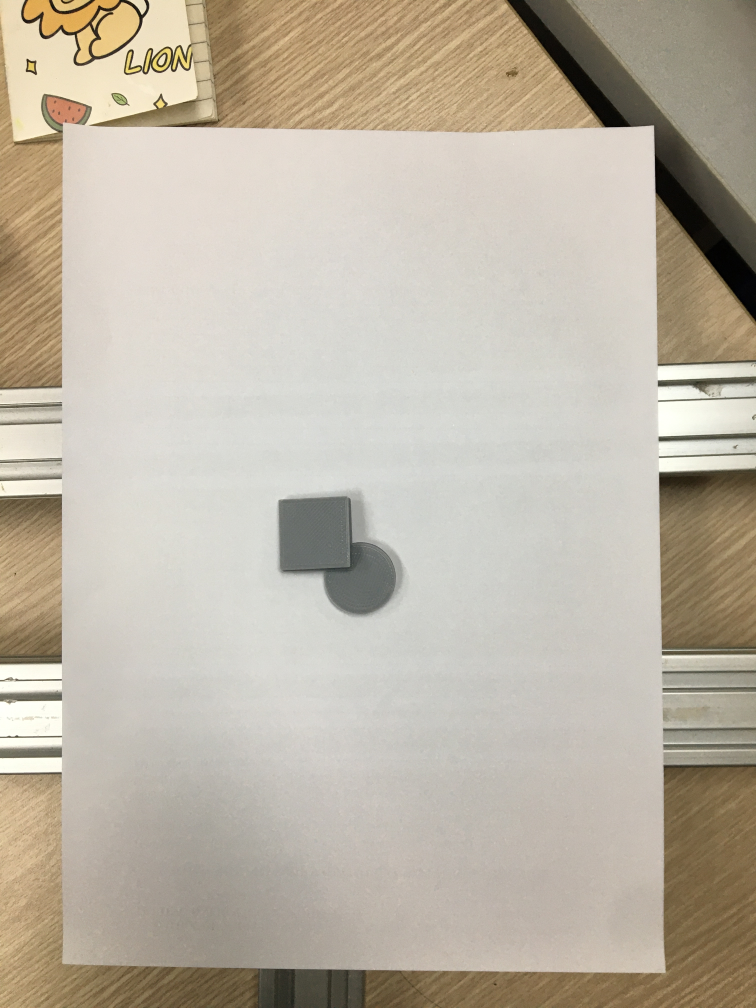
#> input picture test_image/IMG_8615.JPG, 3024 x 4032 px (shown at 1/4 size)
$ python test_circle.py
#> lines starting #> are read from the running program, lines starting #| are printed output that depends on the picture; after the words box and inside, x2 and y2 are one past the last pixel; in counts of white or black regions, pixels touching at a corner belong together
import cv2
import numpy as np
import matplotlib.pyplot as plt


planets	= cv2.imread("./test_image/IMG_8615.JPG")
#> planets is the input picture: shape (4032, 3024, 3); mean B, G, R 165, 180, 188.7
planets = planets[900:3600,400:2400]
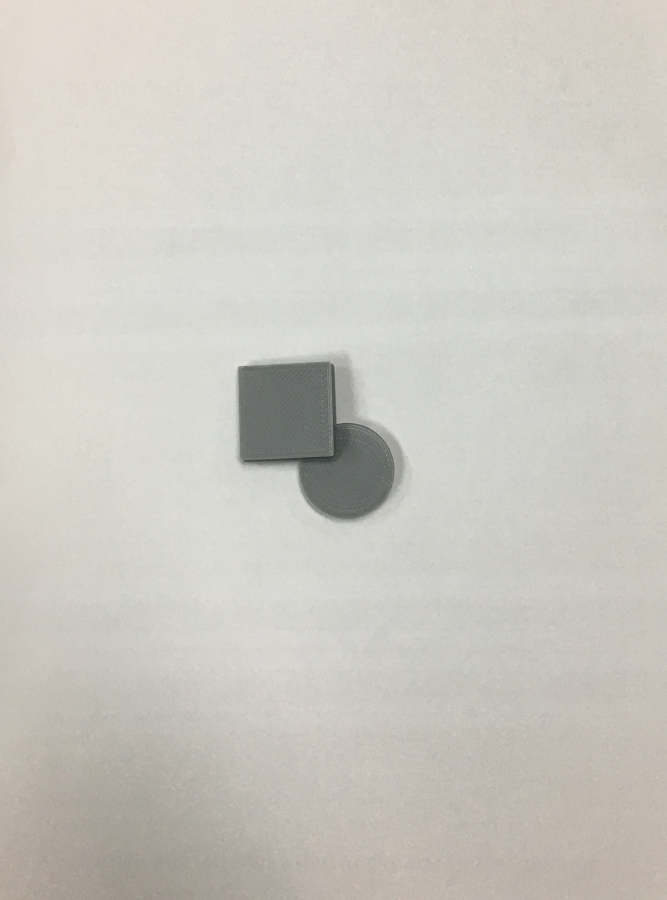
#> planets: shape (2700, 2000, 3) (shown at 1/3 size); mean B, G, R 194.8, 201.4, 203.7
h, w = int(planets.shape[0]), int(planets.shape[1])
#> h = 2700; w = 2000
planets = cv2.resize(planets, (w//4,h//4))
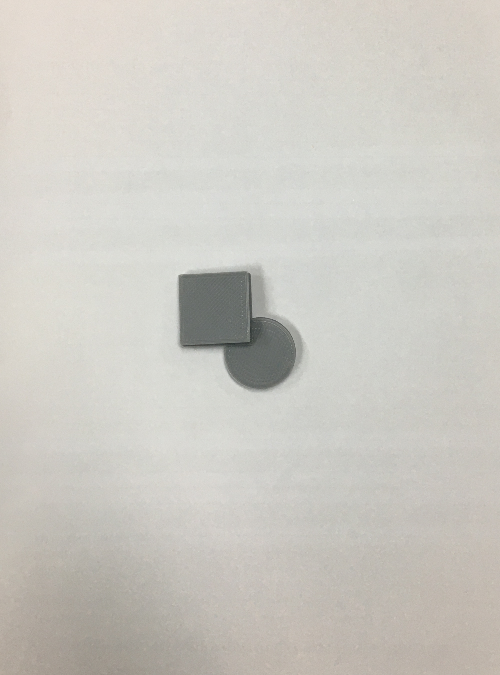
#> planets: shape (675, 500, 3); mean B, G, R 194.8, 201.4, 203.8
gray_img = cv2.cvtColor(planets,cv2.COLOR_BGR2GRAY)
img	= cv2.medianBlur(gray_img,5)
cimg = cv2.cvtColor(img,cv2.COLOR_GRAY2BGR)
plt.imshow(cimg)
plt.show()

#center

circles	= cv2.HoughCircles(img,cv2.HOUGH_GRADIENT,1,120,param1=100,param2=30,minRadius=0,maxRadius=0)
#> circles = [[259.5, 353.5, 36.5]]
circles	= np.uint16(np.around(circles))
#> circles = [[260, 354, 36]]

for	i in circles[0,:]:
				#	draw	the	outer	circle
				cv2.circle(planets,(i[0],i[1]),i[2],(0,255,0),2)
				#	draw	the	center	of	the	circle
				cv2.circle(planets,(i[0],i[1]),2,(0,0,255),3)
#> this loop made 1 pass
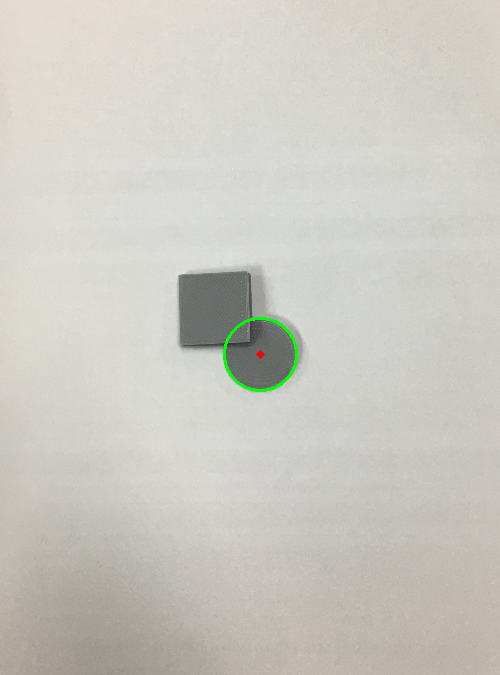
#> planets: shape (675, 500, 3); 0.21% of pixels changed, all inside (x1, y1, x2, y2) = (223, 317, 298, 392)

cv2.imshow("HoughCirlces",	planets)
cv2.waitKey(0)
cv2.destroyAllWindows()

$ run again, with test_image/IMG_8608.JPG copied over test_image/IMG_8615.JPG
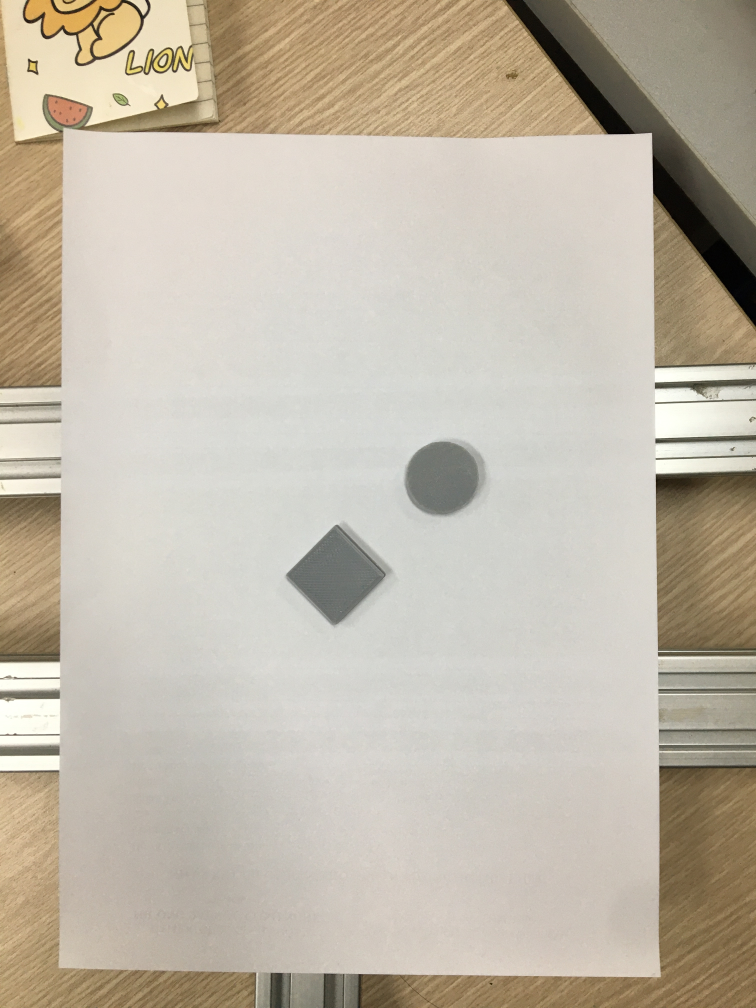
#> input picture test_image/IMG_8608.JPG, 3024 x 4032 px (shown at 1/4 size)
#> planets is the input picture: shape (4032, 3024, 3); mean B, G, R 168.9, 184, 192.8
#> `planets = cv2.resize(planets, (w//4,h//4))`:
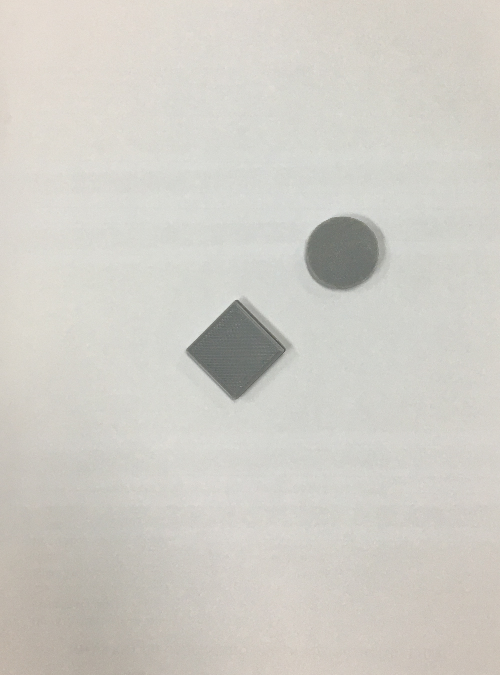
#> planets: shape (675, 500, 3); mean B, G, R 198.8, 205.5, 207.8
#> `circles	= cv2.HoughCircles(img,cv2.HOUGH_GRADIENT,1,120,param1=100,par..`: circles = [[342.5, 252.5, 36.6]]
#> `circles	= np.uint16(np.around(circles))`: circles = [[342, 252, 37]]
#> the loop `for	i in circles[0,:]:` made 1 pass
#> after the loop `for	i in circles[0,:]:`:
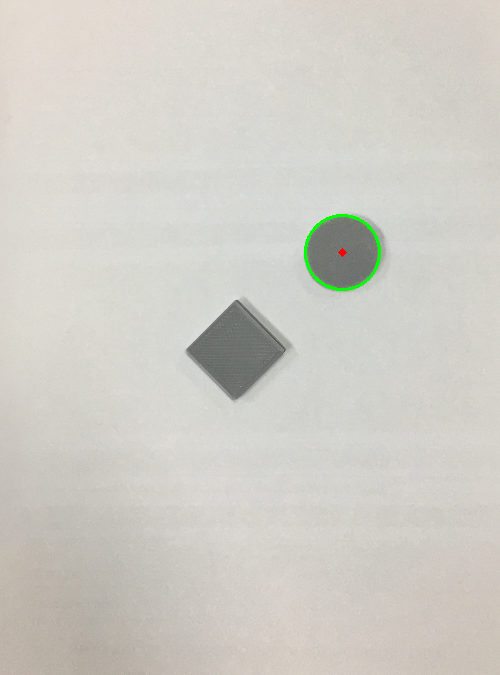
#> planets: shape (675, 500, 3); 0.22% of pixels changed, all inside (x1, y1, x2, y2) = (304, 214, 381, 291)
